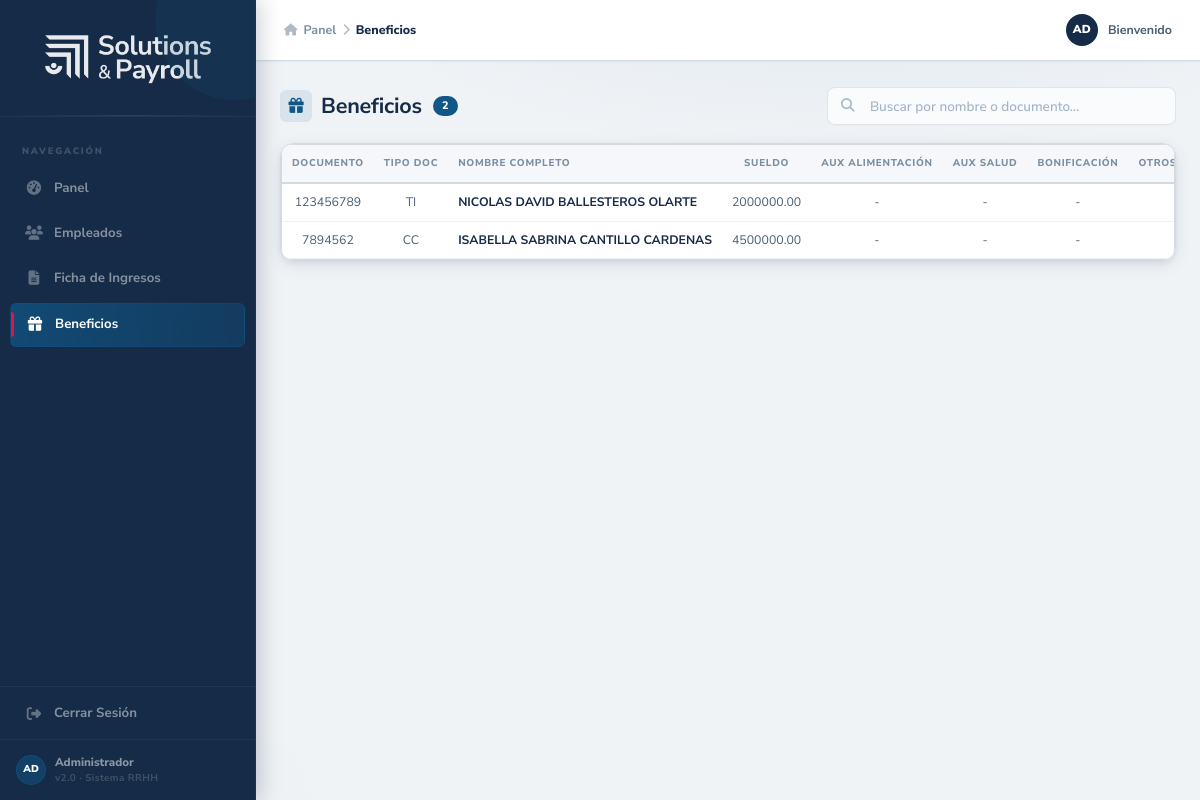
Page /empleados/beneficios/ (signed in) on the committed database.
### regitrar_empleados/models.py (models this page shows, shortened)
class Empleado(models.Model):
    id_empleado = models.CharField(primary_key=True, max_length=20)
    fecha_registro = models.DateTimeField(null=True, blank=True)
    codigo_empleado = models.CharField(max_length=20, null=True, blank=True)
    codigo_alterno = models.CharField(max_length=20, null=True, blank=True)
    tipo_doc = models.CharField(max_length=10, null=True, blank=True)
    documento = models.CharField(max_length=20, null=True, blank=True)
    numero_contrato = models.CharField(max_length=50, null=True, blank=True)
    nombre_1 = models.CharField(max_length=200, null=True, blank=True)
    nombre_2 = models.CharField(max_length=100, null=True, blank=True)
    primer_apellido = models.CharField(max_length=100, null=True, blank=True)
    segundo_apellido = models.CharField(max_length=100, null=True, blank=True)
    f_nacimiento = models.DateField(null=True, blank=True)
    lugar_nacimiento = models.CharField(max_length=200, null=True, blank=True)
    sexo = models.CharField(max_length=5, null=True, blank=True)
    grupo_sanguineo = models.CharField(max_length=10, null=True, blank=True)
    factor_rh = models.CharField(max_length=5, null=True, blank=True)
    estado_civil = models.CharField(max_length=20, null=True, blank=True)
    num_hijos = models.IntegerField(null=True, blank=True)
    personas_acargo = models.IntegerField(null=True, blank=True)
    ciudad_residencia = models.CharField(max_length=200, null=True, blank=True)
    direccion_residencia = models.CharField(max_length=200, null=True, blank=True)
    telefono_residencia = models.CharField(max_length=20, null=True, blank=True)
    celular = models.CharField(max_length=20, null=True, blank=True)
    email = models.EmailField(max_length=200, null=True, blank=True)
    extranjero = models.BooleanField(default=False, blank=True)
    reside_extranjero = models.BooleanField(default=False, blank=True)
    f_ingreso = models.DateField(null=True, blank=True)
    f_retiro = models.DateField(null=True, blank=True)
    estado = models.CharField(max_length=20, null=True, blank=True)
    regimen = models.CharField(max_length=50, null=True, blank=True)
    tipo_contrato = models.CharField(max_length=200, null=True, blank=True)
    cargo = models.CharField(max_length=100, null=True, blank=True)
    horas_mes = models.IntegerField(null=True, blank=True)
    pensionado = models.BooleanField(default=False, blank=True)
    tipo_cotizante = models.CharField(max_length=20, null=True, blank=True)
    subtipo_cotizante = models.CharField(max_length=20, null=True, blank=True)
    clase_salario = models.CharField(max_length=200, null=True, blank=True)
    sueldo = models.DecimalField(
        max_digits=12,
        decimal_places=2,
        null=True,
        blank=True
    )
    valor_hora = models.DecimalField(
        max_digits=12,
        decimal_places=2,
        null=True,
        blank=True
    )
    tipo_liquidacion = models.CharField(max_length=200, null=True, blank=True)
    modo_liquidacion_conceptos = models.CharField(
        max_length=200,
        null=True,
        blank=True
    )
    pago_por_dias = models.BooleanField(default=False, blank=True)
    variable = models.BooleanField(default=False, blank=True)
    cuenta_gastos = models.CharField(max_length=50, null=True, blank=True)
    banco = models.CharField(max_length=50, null=True, blank=True)
    tipo_cuenta = models.CharField(max_length=50, null=True, blank=True)
    numero_cuenta = models.CharField(max_length=30, null=True, blank=True)
    compania = models.CharField(max_length=200, null=True, blank=True)
    sucursal = models.CharField(max_length=200, null=True, blank=True)
    centro_costos = models.CharField(max_length=200, null=True, blank=True)
    subcliente = models.CharField(max_length=200, null=True, blank=True)
    clasificacion_2 = models.CharField(max_length=200, null=True, blank=True)
    clasificacion_3 = models.CharField(max_length=200, null=True, blank=True)
    clasificacion_4 = models.CharField(max_length=200, null=True, blank=True)
    clasificacion_5 = models.CharField(max_length=200, null=True, blank=True)
    clasificacion_6 = models.CharField(max_length=200, null=True, blank=True)
    clasificacion_7 = models.CharField(max_length=200, null=True, blank=True)
    eps = models.CharField(max_length=200, null=True, blank=True)
    afp = models.CharField(max_length=200, null=True, blank=True)
    arl = models.CharField(max_length=200, null=True, blank=True)
    ccf = models.CharField(max_length=200, null=True, blank=True)
    fondo_cesantias = models.CharField(max_length=200, null=True, blank=True)
    metodo_retencion = models.CharField(max_length=200, null=True, blank=True)
    porcentaje_ret = models.DecimalField(
        max_digits=5,
        decimal_places=2,
        null=True,
        blank=True
    )
    deducible_vivienda = models.BooleanField(default=False, blank=True)
    deducible_dependientes = models.BooleanField(default=False, blank=True)
    deducible_medicina = models.BooleanField(default=False, blank=True)
    ahorro_afc = models.DecimalField(
        max_digits=12,
        decimal_places=2,
        null=True,
        blank=True
    )
    aporte_voluntario = models.DecimalField(
        max_digits=12,
        decimal_places=2,
        null=True,
        blank=True
    )
    vacaciones = models.IntegerField(null=True, blank=True)
    dias_vacaciones_extra = models.IntegerField(
        null=True,
        blank=True
    )
    aux_alimentacion = models.DecimalField(
        max_digits=12,
        decimal_places=2,
        null=True,
        blank=True
    )
    aux_salud = models.DecimalField(
        max_digits=12,
        decimal_places=2,
        null=True,
        blank=True
    )
    aux_transporte = models.DecimalField(
        max_digits=12,
        decimal_places=2,
        null=True,
        blank=True
    )
    otros_auxilios = models.DecimalField(
        max_digits=12,
        decimal_places=2,
        null=True,
        blank=True
    )
    bonificacion_ingreso = models.DecimalField(
        max_digits=12,
        decimal_places=2,
        null=True,
        blank=True
    )
    poliza_salud = models.BooleanField(default=False, blank=True)
    proveedor_poliza_salud = models.CharField(
        max_length=200,
        null=True,
        blank=True
    )
    beneficiarios_poliza_salud = models.TextField(
        null=True,
        blank=True
    )
    monto_poliza_salud = models.DecimalField(
        max_digits=12,
        decimal_places=2,
        null=True,
        blank=True
    )
    fecha_inicio_poliza = models.DateField(
        null=True,
        blank=True
    )
    poliza_vida = models.BooleanField(default=False, blank=True)
    proveedor_poliza_vida = models.CharField(
        max_length=200,
        null=True,
        blank=True
    )
    monto_poliza_vida = models.DecimalField(
        max_digits=12,
        decimal_places=2,
        null=True,
        blank=True
    )
    parqueadero = models.BooleanField(default=False, blank=True)
    tarjeta_credito = models.BooleanField(default=False, blank=True)
    equipo_computo = models.BooleanField(default=False, blank=True)
    motivo_retiro = models.TextField(null=True, blank=True)
    class Meta:
        db_table = 'empleados'
        verbose_name = 'Empleado'
        verbose_name_plural = 'Empleados'

### regitrar_empleados/views.py (the view)
# urls.py: path('beneficios/', lista_beneficios_empleados, name='beneficios_empleados'),
@login_requerido
def lista_beneficios_empleados(request):
    empleados = Empleado.objects.all()
    for emp in empleados:
        emp.nombre_completo = f"{emp.nombre_1 or ''} {emp.nombre_2 or ''} {emp.primer_apellido or ''} {emp.segundo_apellido or ''}".strip()
    return render(request, 'beneficios.html', {'empleados': empleados})

### templates/beneficios.html (shortened to what this page needs)
{% load static %}
<!DOCTYPE html>
<html lang="es">
<head>
    <link href="https://cdn.jsdelivr.net/npm/bootstrap@5.3.3/dist/css/bootstrap.min.css" rel="stylesheet">
    <link href="https://cdnjs.cloudflare.com/ajax/libs/font-awesome/6.5.1/css/all.min.css" rel="stylesheet">
</head>
<body>
<aside class="sidebar">
    <div class="sidebar-logo">
        <img src="{% static 'img/logo_biocore_blanco.png' %}" alt="Logo empresa" class="sidebar-logo-img">
    </div>
    <nav class="sidebar-nav">
        <div class="sidebar-section-label">Navegación</div>
        <a href="{% url 'panel_admin' %}" class="sidebar-link">
            <span class="sidebar-link-icon"><i class="fa-solid fa-gauge-high"></i></span>
            Panel
        </a>
        <a href="{% url 'empleados' %}" class="sidebar-link">
            <span class="sidebar-link-icon"><i class="fa-solid fa-users"></i></span>
            Empleados
        </a>
        <a href="{% url 'generar_ficha_empleados' %}" class="sidebar-link">
            <span class="sidebar-link-icon"><i class="fa-solid fa-file-lines"></i></span>
            Ficha de Ingresos
        </a>
        <a href="{% url 'beneficios_empleados' %}" class="sidebar-link active">
            <span class="sidebar-link-icon"><i class="fa-solid fa-gift"></i></span>
            Beneficios
        </a>
    </nav>
    <div class="sidebar-logout">
        <a href="{% url 'cerrar_sesion' %}" class="sidebar-link" style="animation: none; opacity: 1; transform: none;">
            <span class="sidebar-link-icon"><i class="fa-solid fa-sign-out-alt"></i></span>
            Cerrar Sesión
        </a>
    </div>
    <div class="sidebar-footer">
        <div class="sidebar-footer-avatar">AD</div>
        <div class="sidebar-footer-info">
            <div class="sidebar-footer-name">Administrador</div>
            <div class="sidebar-version">v2.0 · Sistema RRHH</div>
        </div>
    </div>
</aside>
<div class="main-content">
    <header class="topbar">
        <div class="topbar-inner">
            <div class="breadcrumb-trail">
                <i class="fa-solid fa-house"></i> Panel
                <i class="fa-solid fa-chevron-right"></i>
                <span class="current">Beneficios</span>
            </div>
            <div class="topbar-user">
                <div class="user-badge">AD</div>
                <span class="user-label">Bienvenido</span>
            </div>
        </div>
    </header>
    <main class="main">
        <div class="toolbar">
            <div class="toolbar-title">
                <div class="toolbar-title-icon"><i class="fa-solid fa-gift"></i></div>
                Beneficios
                <span class="toolbar-count" id="count-label">{{ empleados|length }}</span>
            </div>
            <div class="search-wrapper">
                <span class="search-icon"></span>
                <input type="text" id="buscador" placeholder="Buscar por nombre o documento…" autocomplete="off">
            </div>
        </div>
        <div class="card">
            <div class="table-outer">
                <div class="table-scroll">
                    <table id="beneficios-table">
                        <thead>
                            <tr>
                                <th>Documento</th>
                                <th>Tipo Doc</th>
                                <th>Nombre Completo</th>
                                <th>Sueldo</th>
                                <th>Aux Alimentación</th>
                                <th>Aux Salud</th>
                                <th>Bonificación</th>
                                <th>Otros Auxilios</th>
                            </tr>
                        </thead>
                        <tbody id="table-body">
                            {% for emp in empleados %}
                            <tr data-nombre="{{ emp.nombre_completo|default:'' }}" data-documento="{{ emp.documento|default:'' }}">
                                <td>{{ emp.documento|default:"-" }}</td>
                                <td>{{ emp.tipo_doc|default:"-" }}</td>
                                <td>{{ emp.nombre_completo|default:"-" }}</td>
                                <td>{{ emp.sueldo|default:"-" }}</td>
                                <td>{{ emp.aux_alimentacion|default:"-" }}</td>
                                <td>{{ emp.aux_salud|default:"-" }}</td>
                                <td>{{ emp.bonificacion_ingreso|default:"-" }}</td>
                                <td>{{ emp.otros_auxilios|default:"-" }}</td>
                            </tr>
                            {% endfor %}
                        </tbody>
                    </table>
                </div>
            </div>
        </div>
    </main>
</div>
</body>
</html>

### rows in the picture
Empleado: documento "123456789", tipo_doc "TI", nombre_completo "NICOLAS DAVID BALLESTEROS OLARTE", sueldo "2000000.00", aux_alimentacion "-", aux_salud "-", bonificacion_ingreso "-"
Empleado: documento "7894562", tipo_doc "CC", nombre_completo "ISABELLA SABRINA CANTILLO CARDENAS", sueldo "4500000.00", aux_alimentacion "-", aux_salud "-", bonificacion_ingreso "-"

### other values in the picture
{{ empleados|length }} "2"
